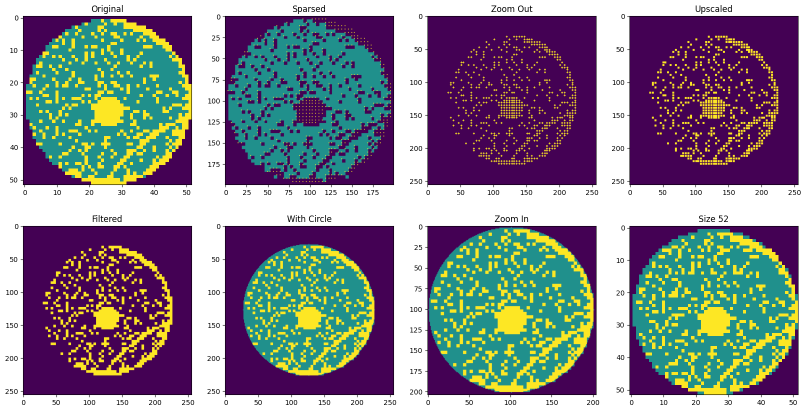
#> input picture case_wm38/drawing_comparison.png, 1611 x 823 px (shown at 1/2 size)
$ python -i data_drift.py   (imports and definitions only)   (older library calls are emulated)
#> lines starting #> are read from the running program, lines starting #| are printed output that depends on the picture
# %%
import warnings
from typing import Dict, List

import cv2
import matplotlib.pyplot as plt
import numpy as np
from scipy import stats
from scipy.stats import wasserstein_distance
from skimage import color, feature, filters
from skimage.feature import graycomatrix, graycoprops
from sklearn.decomposition import PCA
from sklearn.preprocessing import StandardScaler

# [1 line not run here, left out]


class ImageDataDriftDetector:
    """
    Data drift detection algorithm specifically designed for image classification tasks
    Based on traditional computer vision features rather than deep learning models
    """

    def __init__(
        self,
        pca_components: int = 50,
        drift_threshold: float = 0.1,
        histogram_bins: int = 256,
    ):
        """
        Initialize the drift detector

        Args:
            pca_components: Number of PCA components after dimensionality reduction
            drift_threshold: Drift warning threshold
            histogram_bins: Number of bins for color histograms
        """
        self.pca_components = pca_components
        self.drift_threshold = drift_threshold
        self.histogram_bins = histogram_bins
        self.reference_stats = {}
        self.scaler = StandardScaler()
        self.pca = PCA(n_components=pca_components)
        self.is_fitted = False

    def extract_comprehensive_features(self, images: np.ndarray) -> np.ndarray:
        """
        Extract comprehensive image features (color, texture, shape, etc.)

        Args:
            images: Image array with shape (n_samples, height, width, channels)

        Returns:
            Feature matrix with shape (n_samples, n_features)
        """
        features_list = []

        for img in images:
            img_features = []

            # Ensure image is in 3-channel RGB format
            if len(img.shape) == 3 and img.shape[2] == 3:
                rgb_img = img
            else:
                rgb_img = (
                    cv2.cvtColor(img, cv2.COLOR_BGR2RGB)
                    if len(img.shape) == 3
                    else cv2.cvtColor(img, cv2.COLOR_GRAY2RGB)
                )

            # 1. Color features
            color_features = self._extract_color_features(rgb_img)
            img_features.extend(color_features)

            # 2. Texture features
            texture_features = self._extract_texture_features(rgb_img)
            img_features.extend(texture_features)

            # 3. Edge features
            edge_features = self._extract_edge_features(rgb_img)
            img_features.extend(edge_features)

            # 4. Statistical features
            statistical_features = self._extract_statistical_features(rgb_img)
            img_features.extend(statistical_features)

            features_list.append(img_features)

        return np.array(features_list)

    def _extract_color_features(self, img: np.ndarray) -> List[float]:
        """Extract color features"""
        features = []

        # RGB color histograms
        for channel in range(3):
            hist = cv2.calcHist([img], [channel], None, [self.histogram_bins], [0, 256])
            hist = hist.flatten() / hist.sum()  # Normalize
            # Take first 20 major bins to reduce dimensionality
            features.extend(hist[:20])

        # HSV color space features
        hsv_img = cv2.cvtColor(img, cv2.COLOR_RGB2HSV)
        for channel in range(3):
            hist = cv2.calcHist([hsv_img], [channel], None, [32], [0, 256])
            hist = hist.flatten() / hist.sum()
            features.extend(hist[:10])  # Take first 10 values

        # Average color values
        features.extend([np.mean(img[:, :, i]) for i in range(3)])

        return features

    def _extract_texture_features(self, img: np.ndarray) -> List[float]:
        """Extract texture features"""
        features = []

        # Convert to grayscale
        gray_img = color.rgb2gray(img)
        gray_img = (gray_img * 255).astype(np.uint8)

        # LBP (Local Binary Pattern) features
        lbp = feature.local_binary_pattern(gray_img, P=8, R=1, method="uniform")
        lbp_hist, _ = np.histogram(lbp.ravel(), bins=10, range=(0, 10))
        lbp_hist = lbp_hist / lbp_hist.sum()
        features.extend(lbp_hist)

        # GLCM (Gray Level Co-occurrence Matrix) features
        try:
            glcm = graycomatrix(
                gray_img,
                distances=[1],
                angles=[0, 45, 90, 135],
                levels=256,
                symmetric=True,
                normed=True,
            )

            # GLCM properties
            contrast = graycoprops(glcm, "contrast").mean()
            dissimilarity = graycoprops(glcm, "dissimilarity").mean()
            homogeneity = graycoprops(glcm, "homogeneity").mean()
            energy = graycoprops(glcm, "energy").mean()

            features.extend([contrast, dissimilarity, homogeneity, energy])
        except:
            features.extend(
                [0, 0, 0, 0]
            )  # Use default values if GLCM calculation fails

        return features

    def _extract_edge_features(self, img: np.ndarray) -> List[float]:
        """Extract edge features"""
        features = []

        # Convert to grayscale
        gray_img = color.rgb2gray(img)

        # Canny edge detection
        edges = feature.canny(gray_img, sigma=1.0)
        edge_density = np.sum(edges) / edges.size
        features.append(edge_density)

        # Sobel edge detection
        sobel_h = filters.sobel_h(gray_img)
        sobel_v = filters.sobel_v(gray_img)
        sobel_magnitude = np.sqrt(sobel_h**2 + sobel_v**2)

        features.extend(
            [np.mean(sobel_magnitude), np.std(sobel_magnitude), np.max(sobel_magnitude)]
        )

        return features

    def _extract_statistical_features(self, img: np.ndarray) -> List[float]:
        """Extract statistical features"""
        features = []

        for channel in range(3):
            channel_data = img[:, :, channel].flatten()

            # Basic statistics
            features.extend(
                [
                    np.mean(channel_data),
                    np.std(channel_data),
                    np.median(channel_data),
                    stats.skew(channel_data),
                    stats.kurtosis(channel_data),
                ]
            )

        # Overall image statistics
        gray_img = color.rgb2gray(img)
        features.extend(
            [np.mean(gray_img), np.std(gray_img), np.min(gray_img), np.max(gray_img)]
        )

        return features

    def fit_reference(self, reference_images: np.ndarray):
        """
        Train the detector on reference dataset

        Args:
            reference_images: Reference image array
        """
        print("Extracting reference data features...")
        reference_features = self.extract_comprehensive_features(reference_images)

        # Standardize features
        reference_features_scaled = self.scaler.fit_transform(reference_features)

        # PCA dimensionality reduction
        reference_features_pca = self.pca.fit_transform(reference_features_scaled)

        # Store reference statistics
        self.reference_stats = {
            "features_mean": np.mean(reference_features_pca, axis=0),
            "features_std": np.std(reference_features_pca, axis=0),
            "features_distribution": reference_features_pca,
            "sample_size": len(reference_images),
        }

        self.is_fitted = True
        print(
            f"Reference model trained successfully with {len(reference_images)} samples"
        )

    # [296 lines left out: functions detect_drift, _calculate_psi, generate_drift_report, visualize_drift, example_usage, not called in this run]


# [2 lines not run here, left out]

# %%

>>> import cv2
>>> picture = cv2.imread('../drawing_comparison.png', cv2.IMREAD_GRAYSCALE)
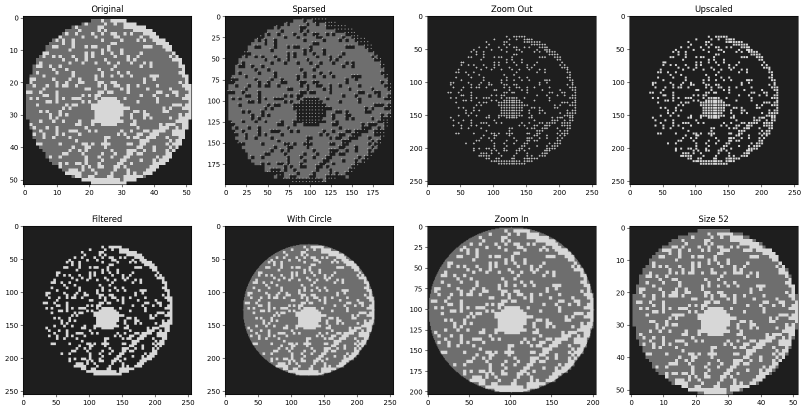
#> picture: shape (823, 1611) (shown at 1/2 size); min 0, max 255, mean 132.5
>>> result = ImageDataDriftDetector().fit_reference(picture)
#> the loop in extract_comprehensive_features, `for img in images:` made 823 passes
#> (lbp_hist in _extract_texture_features, contrast in _extract_texture_features, dissimilarity in _extract_texture_features, homogeneity in _extract_texture_features, energy in _extract_texture_features, edge_features) on passes 11 to 13: ([0, 0.0137, 0, 0, 0, 0, 0, 0, 0.00248, 0.984], 81.57, 0.456, 0.247, 0.247, [0, 0.0109, 0.093, 1]), ([0, 0.0366, 0, 0, 0, 0, 0, 0, 0.00869, 0.955], 145.9, 0.945, 0.241, 0.24, [0, 0.0252, 0.133, 1]), ([0.00186, 0.0348, 0, 0.00186, 0, 0, 0, 0, 0.00248, 0.959], 147.1, 0.954, 0.24, 0.239, [0, 0.0258, 0.134, 1])
#> after the loop in extract_comprehensive_features, `for img in images:`: features_list = 823 items
#> in extract_comprehensive_features, `return np.array(features_list)`:
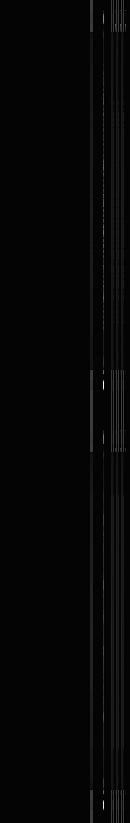
#> returned value: shape (823, 130) float64; 0.43% of the values are NaN or infinite; the others: min -18.75, max 1151.1, mean 12.22; drawn with min black, max white, NaN and infinite black
#> in fit_reference, `reference_features_scaled = self.scaler.fit_transform(reference_featur..`:
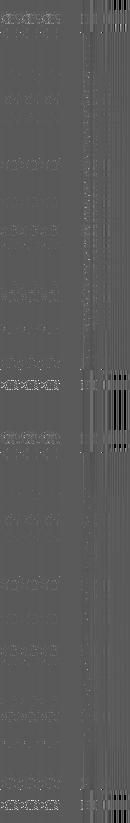
#> reference_features_scaled: shape (823, 130) float64; 0.43% of the values are NaN or infinite; the others: min -10.37, max 18.85, mean -4.13e-17; drawn with min black, max white, NaN and infinite black
#> (the run stopped early here; a loop or call above may not have finished)
